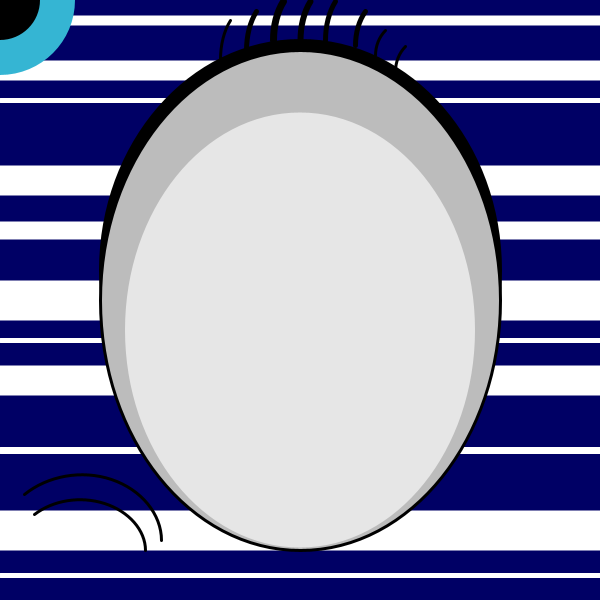
Frame 1 (no input)
Frame 60 (the mouse pressed at the canvas centre just before this capture): identical to frame 1, image omitted
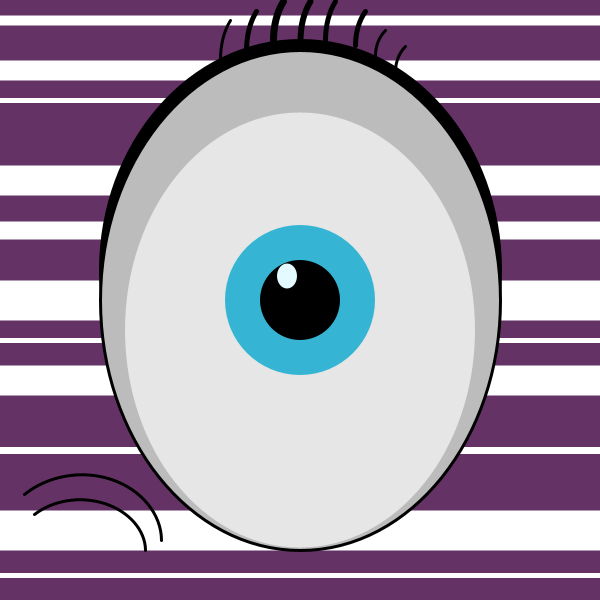
Frame 120 (the mouse held since frame 60 and released just before this capture)

The Processing sketch that drew these frames (run headless with seeded random() and noise(); from frame 60 on, the mouse is pressed at the canvas centre):

// Processing sketch: processing_96245
// ── processing_96245.pde



void setup() //configuració a la pàgina
{
size(600,600); //dimensions del quadre
}

void draw() // inici de la funció del dibuix
{
  
background(mouseX-200,mouseY-250,101); // canvi de color segons la posició del ratolí representat si està més o menys content segons on mira

stroke(255,255,255);strokeWeight(10);line(0,20,600,20);
stroke(255,255,255);strokeWeight(20);line(0,70,600,70);
stroke(255,255,255);strokeWeight(5);line(0,100,600,100);
stroke(255,255,255);strokeWeight(30);line(0,180,600,180);
stroke(255,255,255);strokeWeight(18);line(0,230,600,230);
stroke(255,255,255);strokeWeight(40);line(0,300,600,300);
stroke(255,255,255);strokeWeight(5);line(0,340,600,340);
stroke(255,255,255);strokeWeight(30);line(0,380,600,380);
stroke(255,255,255);strokeWeight(7);line(0,450,600,450);
stroke(255,255,255);strokeWeight(40);line(0,530,600,530);
stroke(255,255,255);strokeWeight(5);line(0,575,600,575);


//fons del background 


stroke(0);strokeWeight(3);
fill(0);ellipse(300,270,400,460);
fill(188,188,188);ellipse(300,300,400,500);
noStroke();
fill(230,230,230);ellipse(300,330,350,435);
stroke(0);
noFill();
arc(80,550,130,100, PI+QUARTER_PI, TWO_PI);
arc(81,540,160,130, PI+QUARTER_PI, TWO_PI);
//dibuix de l´ull
stroke(0);
noFill();
arc(430, 71, 70, 70, PI, PI+QUARTER_PI);
arc(410, 55, 70, 70, PI, PI+QUARTER_PI);
strokeWeight(5);
arc(390, 45, 70, 95, PI, PI+QUARTER_PI);
strokeWeight(5);
arc(360, 40, 70, 110, PI, PI+QUARTER_PI);
strokeWeight(6);
arc(335, 40, 70, 110, PI, PI+QUARTER_PI);
strokeWeight(7);
arc(308, 40, 70, 110, PI, PI+QUARTER_PI);
strokeWeight(5);
arc(281, 50, 70, 110, PI, PI+QUARTER_PI);
strokeWeight(3);
arc(255, 59, 70, 110, PI, PI+QUARTER_PI);
//celles de l´ull
noStroke();
fill(53,181,211);ellipse(mouseX,mouseY,150,150);
fill(0);ellipse(mouseX,mouseY,80,80);
fill(227,250,255);ellipse(mouseX-13,mouseY-24,20,25);
//formes de l interior de l ull

noCursor();
//per evitar que surtir el cursor a la pantalla

}
